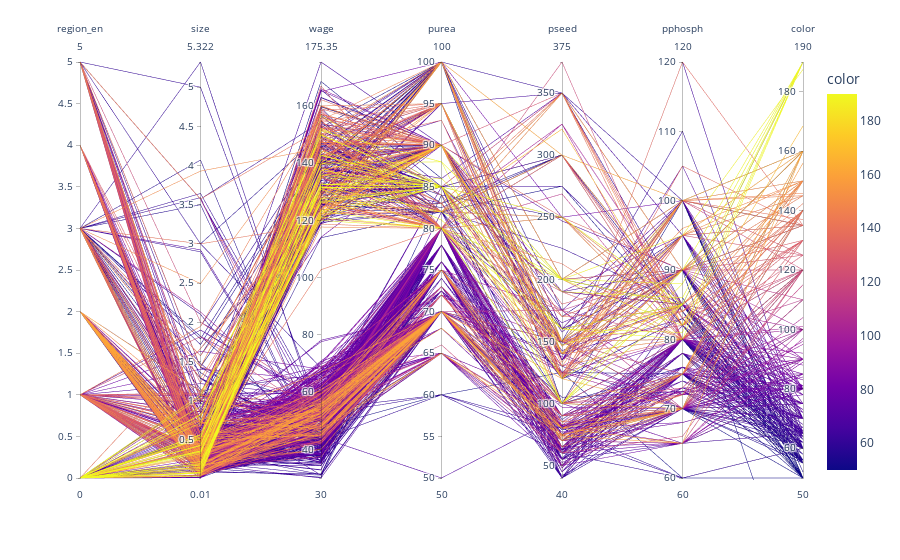

The code cell stored with this chart in its notebook:
### Code cell
fig = px.parallel_coordinates(data[['region_en','size','wage','purea','pseed','pphosph']], color=data['price'])
fig.show()

### Figure 1 — Plotly figure (JSON) as saved in the notebook; plotly's stock layout.template omitted (floating-point values rounded to 4 significant figures; data arrays with more than 128 entries replaced by an {"elided": "..."} marker saying what was removed)
{"data": [{"dimensions": [{"label": "region_en", "values": {"elided": "1026 int values"}}, {"label": "size", "values": {"elided": "1026 float values"}}, {"label": "wage", "values": {"elided": "1026 float values"}}, {"label": "purea", "values": {"elided": "1026 float values"}}, {"label": "pseed", "values": {"elided": "1026 float values"}}, {"label": "pphosph", "values": {"elided": "1026 float values"}}, {"label": "color", "values": {"elided": "1026 float values"}}], "domain": {"x": [0, 1], "y": [0, 1]}, "line": {"color": {"elided": "1026 float values"}, "coloraxis": "coloraxis"}, "name": "", "type": "parcoords"}], "layout": {"autosize": true, "coloraxis": {"colorbar": {"title": {"text": "color"}}, "colorscale": [[0, "#0d0887"], [0.1111, "#46039f"], [0.2222, "#7201a8"], [0.3333, "#9c179e"], [0.4444, "#bd3786"], [0.5556, "#d8576b"], [0.6667, "#ed7953"], [0.7778, "#fb9f3a"], [0.8889, "#fdca26"], [1, "#f0f921"]]}, "legend": {"tracegroupgap": 0}, "margin": {"t": 60}}}
